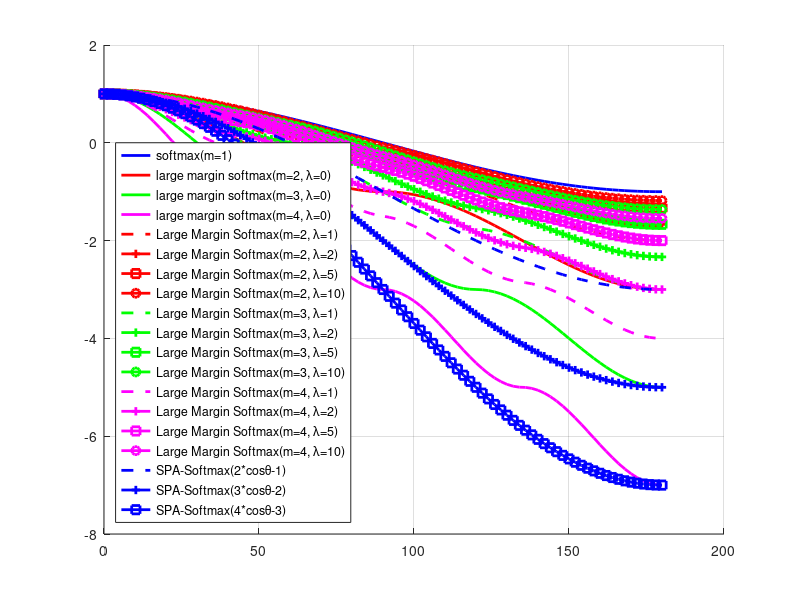

Write the MATLAB code that produced this figure.
theta = 0:2:180;
cos_theta = cosd(theta);

zero_array = zeros(size(theta));

%----- modified softmax loss functions
%legend_strings = {};

fig = figure(1);
clf(fig);

hold on;

h = plot(theta, cos_theta, '-b','LineWidth', 2);
ax_hanlders = [h];
legend_strings = {'softmax(m=1)'};


%----- A-softmax loss functions
Fai = zeros(4,length(theta));

line_styles_0 = {'-r', '-g', '-m'};
style_cnt = 0;

for m=[2 3 4];
%     if m==3;
%         continue;
%     end
    style_cnt = style_cnt + 1;
    for k=0:m-1;
        Fai(m,theta >= k * 180 / m & theta <= (k+1)*180/m) = (-1)^k * cosd(m*theta(theta >= k * 180 / m & theta <=(k+1)*180/m)) - 2 * k;
    end;

    legend_str = sprintf('large margin softmax(m=%d, \\lambda=0)', m);

    h = plot(theta, Fai(m,:), line_styles_0{style_cnt}, 'LineWidth',2);
    ax_hanlders(end+1) = h;
    legend_strings{end + 1, : } = legend_str;
end;

%m=4;
%lambda=5;
%plot(theta, (cos_theta * lambda + Fai(4, :)) / (1 + lambda),'LineWidth',2, 'Color', 'r');

line_styles_1 = {
    {'--r', '-+r', '-sr', '-or', '-dr'};
    {'--g', '-+g', '-sg', '-og', '-dg'};
    {'--m', '-+m', '-sm', '-om', '-dm'};};

style_cnt = 0;

for m=[2 3 4];
    style_cnt = style_cnt + 1;
%     if m<4;
%         continue;
%     end

    style_cnt2 = 0;

    for lambda=[1 2 5 10];
%    for lambda=[2 5 10];
        style_cnt2 = style_cnt2 + 1;

        legend_str = sprintf('Large Margin Softmax(m=%d, \\lambda=%d)', m, lambda);

        h = plot(theta, (cos_theta * lambda + Fai(m, :)) / (1 + lambda), line_styles_1{style_cnt}{style_cnt2}, 'LineWidth', 2);

        ax_hanlders(end+1) = h;
        legend_strings{end + 1, : } = legend_str;
    end
end

%----- loss functions by zhaoyafei
% % 2*cos_theta - 1
% h = plot(theta, 2*cos_theta - 1, '--b','LineWidth',2);
% ax_hanlders(end+1) = h;
% legend_strings{end + 1, : } = 'Softmax^2/e';
%
% % 3*cos_theta - 2
% h = plot(theta, 3*cos_theta - 2, '-+b','LineWidth',2);
% ax_hanlders(end+1) = h;
% legend_strings{end + 1, : } = 'Softmax^3/e^2';
%
% % 4*cos_theta - 3
% h = plot(theta, 4*cos_theta - 3, '-sb','LineWidth',2);
% ax_hanlders(end+1) = h;
% legend_strings{end + 1, : } = 'Softmax^4/e^3';
%
% % 5*cos_theta - 4
% h = plot(theta, 5*cos_theta - 4, '-ob','LineWidth',2);
% ax_hanlders(end+1) = h;
% legend_strings{end + 1, : } = 'Softmax^5/e^4';

line_styles_2 = {
    '--b', '-+b', '-sb', '-ob', '-db', ...
    '--k', '-+k', '-sk', '-ok', '-dk', ...
    '--y', '-+y', '-sy', '-oy', '-dy'
};

style_cnt = 0;
for alpha=[2 3 4];
%for alpha=[2 3 4 5];
%for alpha=[2 3 4 5 6 7 8];
%for alpha=[1.5 2 2.5 3 3.5 4];
    style_cnt = style_cnt + 1;

    legend_str = sprintf('SPA-Softmax(%g*cos\\theta-%g)', alpha, alpha-1);

    h = plot(theta,  alpha*cos_theta - alpha+1, line_styles_2{style_cnt}, 'LineWidth', 2);

    ax_hanlders(end+1) = h;
    legend_strings{end + 1, : } = legend_str;
end

hold off;

%legend('Softmax(m=1)','large margin Softmax(m=2, \lambda=0)','large margin Softmax(m=4, \lambda=0)', ['large margin Softmax(m=4, \lambda=' num2str(lambda) ')']);
legend(ax_hanlders, legend_strings, 'location', 'SouthWest');
grid on;
